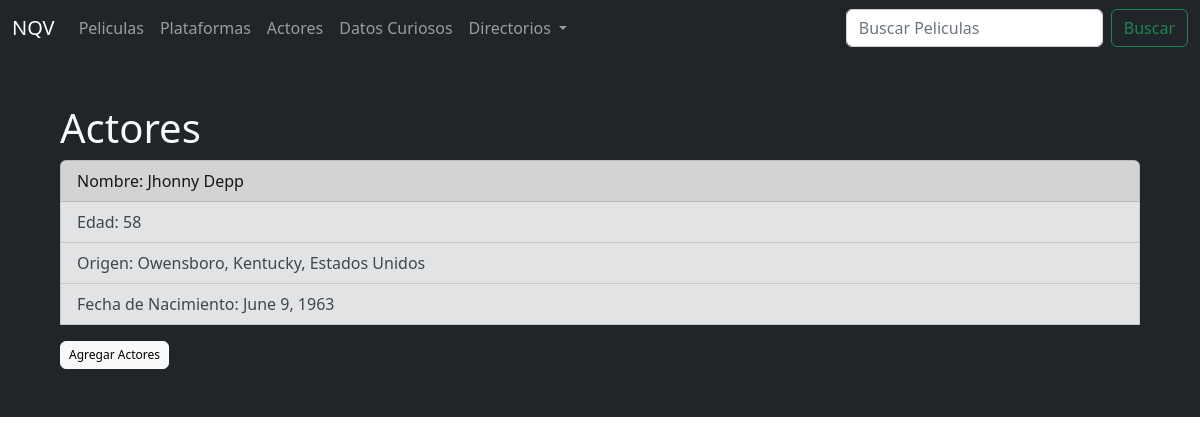
/AppNQV/actores, run on an earlier commit of the app's database.
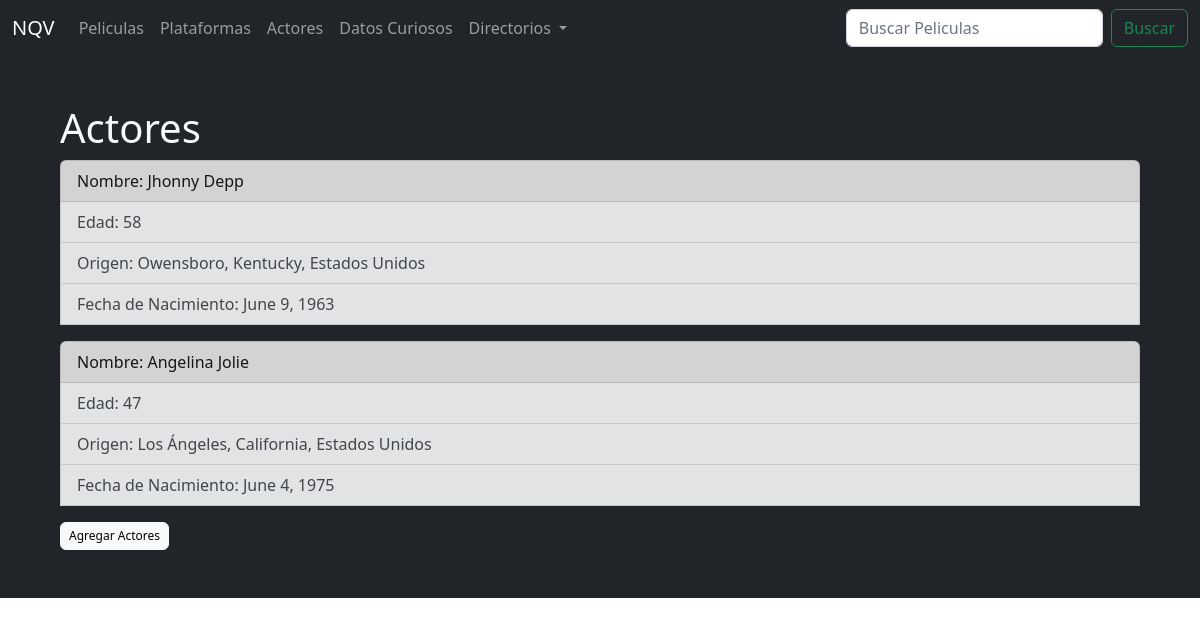
And on a later commit of the database.
### AppNQV/models.py (models this page shows)
class Actores(models.Model):
    nombre= models.CharField(max_length=40,blank=True, null=True)
    apellido= models.CharField(max_length=40, blank=True, null=True)
    edad= models.IntegerField(blank=True, null=True)
    origen= models.CharField(max_length=40, blank=True, null=True)
    fechaDeNacimiento= models.DateField(blank=True, null=True)
    class Meta:
        verbose_name= 'actor'
        verbose_name_plural= 'actores'

### AppNQV/views.py (the view)
# urls.py: path('actores', views.actores),#listado actores
def actores(request):
    actores= Actores.objects.all()
    context = {'actores': actores}
    return render (request,'actores.html', context=context)

### AppNQV/templates/actores.html (shortened to what this page needs)
{% extends "padre.html" %}
{% load static %}
{% block contenidoQueCambia %}
<section class="bg-dark text-light p-5 ">
    <div class="container">
        <div>
            <div>
                <h1>Actores</h1>
            </div>
            {% for actor in actores %}
            <ul class="list-group">
                <li class="list-group-item list-group-item-dark">Nombre: {{actor.nombre}} {{actor.apellido}}</li>
                <li class="list-group-item list-group-item-secondary">Edad: {{actor.edad}}</li>
                <li class="list-group-item list-group-item-secondary">Origen: {{actor.origen}} </li>
                <li class="list-group-item list-group-item-secondary">Fecha de Nacimiento: {{actor.fechaDeNacimiento}} </li>
            </ul>
            {% endfor %}
        </div>
        <a href="/AppNQV/actoresFormulario" button type="button" class="btn btn-light"
            style="--bs-btn-padding-y: .25rem; --bs-btn-padding-x: .5rem; --bs-btn-font-size: .75rem;">
            Agregar Actores
        </a>
    </div>
</section>
{% endblock %}

What changed in the data, as far as the page shows it:
added Actores: nombre "Angelina", apellido "Jolie", edad "47", origen "Los Ángeles, California, Estados Unidos", fechaDeNacimiento "June 4, 1975"
